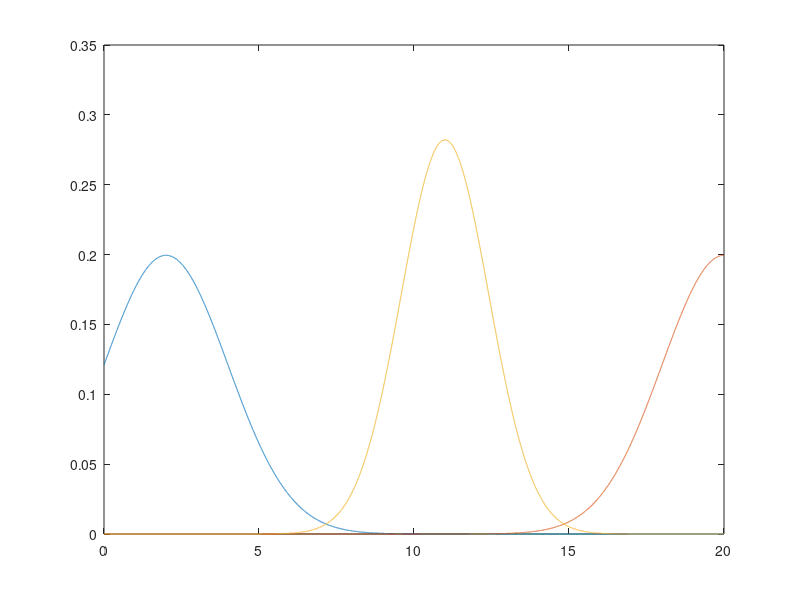

Recreate this plot in MATLAB.
mu  =2;
sigma_sq = 4;

sampleTime = 0.001;
t = 0:sampleTime:20;
y = zeros(length(t),1);
z = zeros(length(t),1);
nu  = 20;
rho_sq = 4;
%mu_p = zeros(length(t),1);
mu_p =1/(sigma_sq+rho_sq)*(rho_sq*mu+sigma_sq*nu);
sigma_sq_p = 1/((1/sigma_sq)+(1/rho_sq));
new_gaussian = zeros(length(t),1);
for i =1:length(t)

    y(i) = (1/sqrt((2*pi*sigma_sq)))*exp(-0.5*(t(i)-mu)^2/sigma_sq);
    z(i) = (1/sqrt((2*pi*rho_sq)))*exp(-0.5*(t(i)-nu)^2/rho_sq);
    new_gaussian(i) = (1/sqrt((2*pi*sigma_sq_p)))*exp(-0.5*(t(i)-mu_p)^2/sigma_sq_p);
   
    
       
end

figure (1)

plot(t,y)
hold on
plot(t,z)
plot(t,new_gaussian)



    